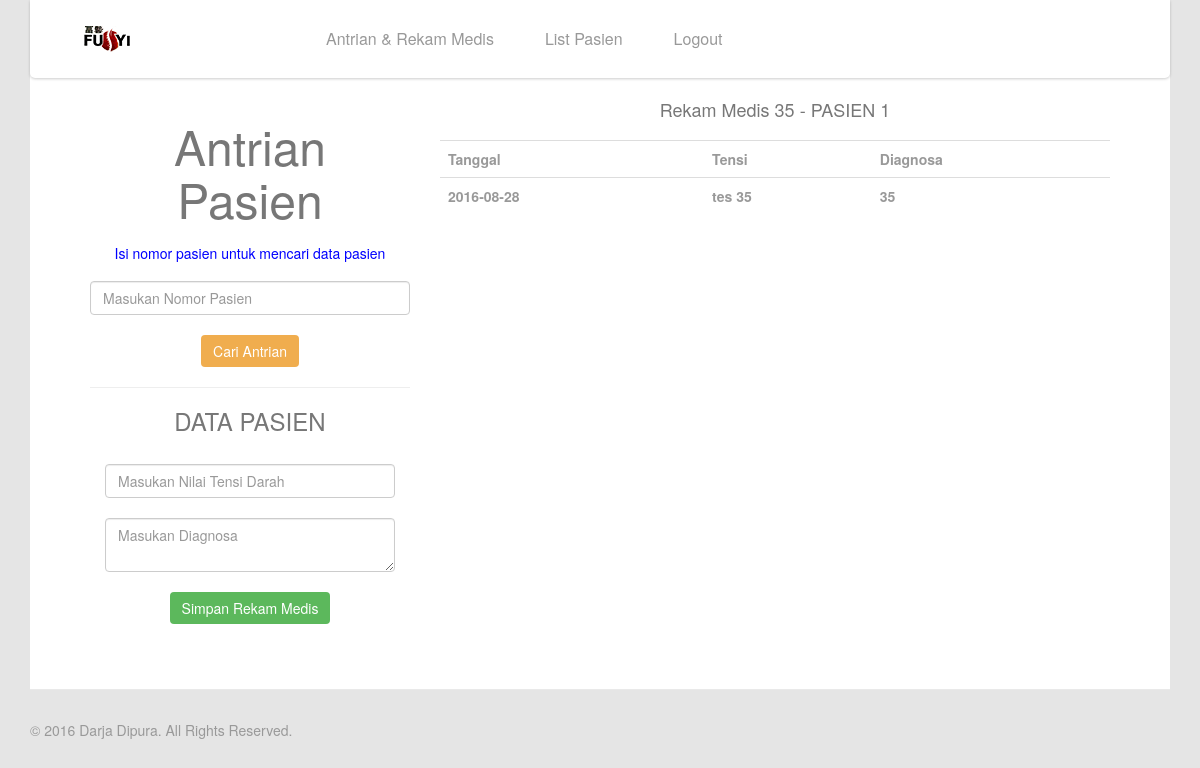
/admin.php?nppas=35 (signed in), run on the app's committed database.
### tables this page shows
CREATE TABLE `pasien_tb` (
  `id_pasien` int(11) NOT NULL AUTO_INCREMENT,
  `nama` varchar(100) DEFAULT NULL,
  `alamat` text,
  `email` varchar(100) DEFAULT NULL,
  `telepon` varchar(20) DEFAULT NULL,
  `status` enum('1','2') DEFAULT NULL,
  `sekarang` datetime DEFAULT NULL,
  PRIMARY KEY (`id_pasien`)
);

CREATE TABLE `rekmedik_tb` (
  `id_rekmedik` int(11) NOT NULL AUTO_INCREMENT,
  `id_pasien` int(11) DEFAULT NULL,
  `tensi` varchar(10) DEFAULT NULL,
  `diagnosa` text,
  `sekarang` date DEFAULT NULL,
  `status` enum('1','2') DEFAULT NULL,
  PRIMARY KEY (`id_rekmedik`)
);

### admin.php (the view, shortened to what this page needs)
<!DOCTYPE html>
<html lang="en">
<head>
  <link href="css/bootstrap.min.css" rel="stylesheet">
  <link href="css/font-awesome.min.css" rel="stylesheet">
  <link href="css/prettyPhoto.css" rel="stylesheet">
  <link href="css/main.css" rel="stylesheet">
</head>
<body data-spy="scroll" data-target="#navbar" data-offset="0">
  <header id="header" role="banner">
    <div class="container">
      <div id="navbar" class="navbar navbar-default">
        <div class="navbar-header">
          <a class="navbar-brand" href="index.html"></a>
        </div>
        <div class="collapse navbar-collapse">
          <ul class="nav navbar-nav">
            <li><a href="#">Antrian & Rekam Medis</a></li>
            <li><a href="daftarpasien.php">List Pasien</a></li>
            <li><a href="logout.php">Logout</a></li>
          </ul>
        </div>
      </div>
    </div>
  </header>
  <section id="services">
    <div class="container">
      <div class="box first">
        <div class="center gap">
          <br>
          <br>
          <br>
          <br>
          <div class="container center_div" style="width: 100%">
            <div class="col-md-4">
              <h2 style="margin-bottom:0px; display:block">Antrian Pasien</h2>
              <h5 style="color:blue">Isi nomor pasien untuk mencari data pasien</h5>
              <p class="lead">
                <form class="form-group" action="" method="post">
                  <input  type="text" name="noPasien" class="form-control" placeholder="Masukan Nomor Pasien">
                  <br>
                  <input type="submit" name="cariId" class="btn btn-warning" value="Cari Antrian">
                </form>
              </p>
              <hr>
              <h3>DATA PASIEN <?php if(isset($cekPasen)) { echo strtoupper($cekPasen['nama']); } ?></h3>
              <div class="container center_div" style="width: 100%">
                <p class="lead">
                  <form class="form-group" action="" method="post">
                    <input  type="text" name="tensi" class="form-control" placeholder="Masukan Nilai Tensi Darah">
                    <br>
                    <textarea name="pesan" class="form-control" placeholder="Masukan Diagnosa"></textarea>
                    <br>
                    <input type="submit" name="diagnos" class="btn btn-success" value="Simpan Rekam Medis">
                  </form>
                </p>
              </div>
            </div>
            <div class="col-md-8">
              <h4 style="margin-bottom:0px; display:block">Rekam Medis
                <?php
                if(isset($_GET['nppas'])) {
                  $idPas = $_GET['nppas'];
                  $dataPasen = mysql_query("SELECT * FROM pasien_tb WHERE id_pasien = '$idPas'");
                  $Pasen = mysql_fetch_assoc($dataPasen);
                  echo strtoupper($Pasen['id_pasien'].' - '.$Pasen['nama']);
                }
                ?>
              </h4>
              <p class="lead">
                <table class="table table-responsive">
                  <tr>
                    <th>Tanggal</th>
                    <th>Tensi</th>
                    <th>Diagnosa</th>
                  </tr>
                      <?php
                  if(isset($_GET['nppas'])) {
                    $ids = $_GET['nppas'];
                    $dataDiagno = mysql_query("SELECT * FROM rekmedik_tb WHERE id_pasien = '$ids'");
                    while ($dataDiag = mysql_fetch_array($dataDiagno)) {
                      ?>
                      <tr>
                        <th><?php echo $dataDiag['sekarang']; ?></th>
                        <th><?php echo $dataDiag['tensi']; ?></th>
                        <th><?php echo $dataDiag['diagnosa']; ?></th>
                      </tr>
                      <?php
                    }
                  }
                  ?>
                </table>
              </p>
            </div>
          </div>
        </div>
      </div>
    </div>
  </section>
  <footer id="footer">
    <div class="container">
      <div class="row">
        <div class="col-sm-6">
          &copy; 2016 <a target="_blank" href="#" title="Aplikasi Pendaftaran dan rekam medis pasien Fuyi">Darja Dipura</a>. All Rights Reserved.
        </div>
      </div>
    </div>
  </footer>
</body>
</html>

### css/main.css (style rules this page uses)
body { background: #e5e5e5; color: #999; }
h1, h2, h3, h4, h5, h6 { color: #777; font-weight: 300; }
a { color: #52b6ec; -webkit-transition: 300ms; -moz-transition: 300ms; -o-transition: 300ms; transition: 300ms; }
.btn { font-weight: 300; border: 0; }
#header { position: fixed; top: 0; left: 0; width: 100%; height: 80px; z-index: 99999; }
.box { padding: 50px 30px; background: #fff; border-bottom: 1px solid #e9e9e9; position: relative; }
.box.first { margin-top: -40px; border-radius: 5px 5px 0 0; }
.box h2 { padding: 10px 30px; display: inline-block; border-radius: 4px; position: relative; margin-bottom: 30px; font-size: 48px; }
#services .box { padding-bottom: 0; }
.center { text-align: center; }
.navbar-default { background: #fff; border-radius: 0 0 5px 5px; border: 0; padding: 0; -webkit-box-shadow: 0 1px 3px 0 rgba(0,0,0,.2); -moz-box-shadow: 0 1px 3px 0 rgba(0,0,0,.2); box-shadow: 0 1px 3px 0 rgba(0,0,0,.2); overflow: hidden; }
.navbar-default .navbar-brand { margin-right: 50px; margin-left: 20px; width: 200px; height: 78px; background: url(../images/logo.png) no-repeat 0 50%; }
.navbar-default .navbar-nav > li { margin-left: 1px; }
.navbar-default .navbar-nav > li > a { padding: 30px 25px; font-size: 16px; line-height: 18px; color: #999; }
.gap { margin-bottom: 50px; }
#footer { padding-top: 30px; padding-bottom: 30px; color: #999; }
#footer a { color: #999; }

### admin.php (style rules this page uses)
.center_div { margin: 0 auto; width:80% }

### data on the page
pasien_tb: id_pasien+nama "35 - PASIEN 1"
rekmedik_tb: sekarang "2016-08-28", tensi "tes 35", diagnosa "35"
